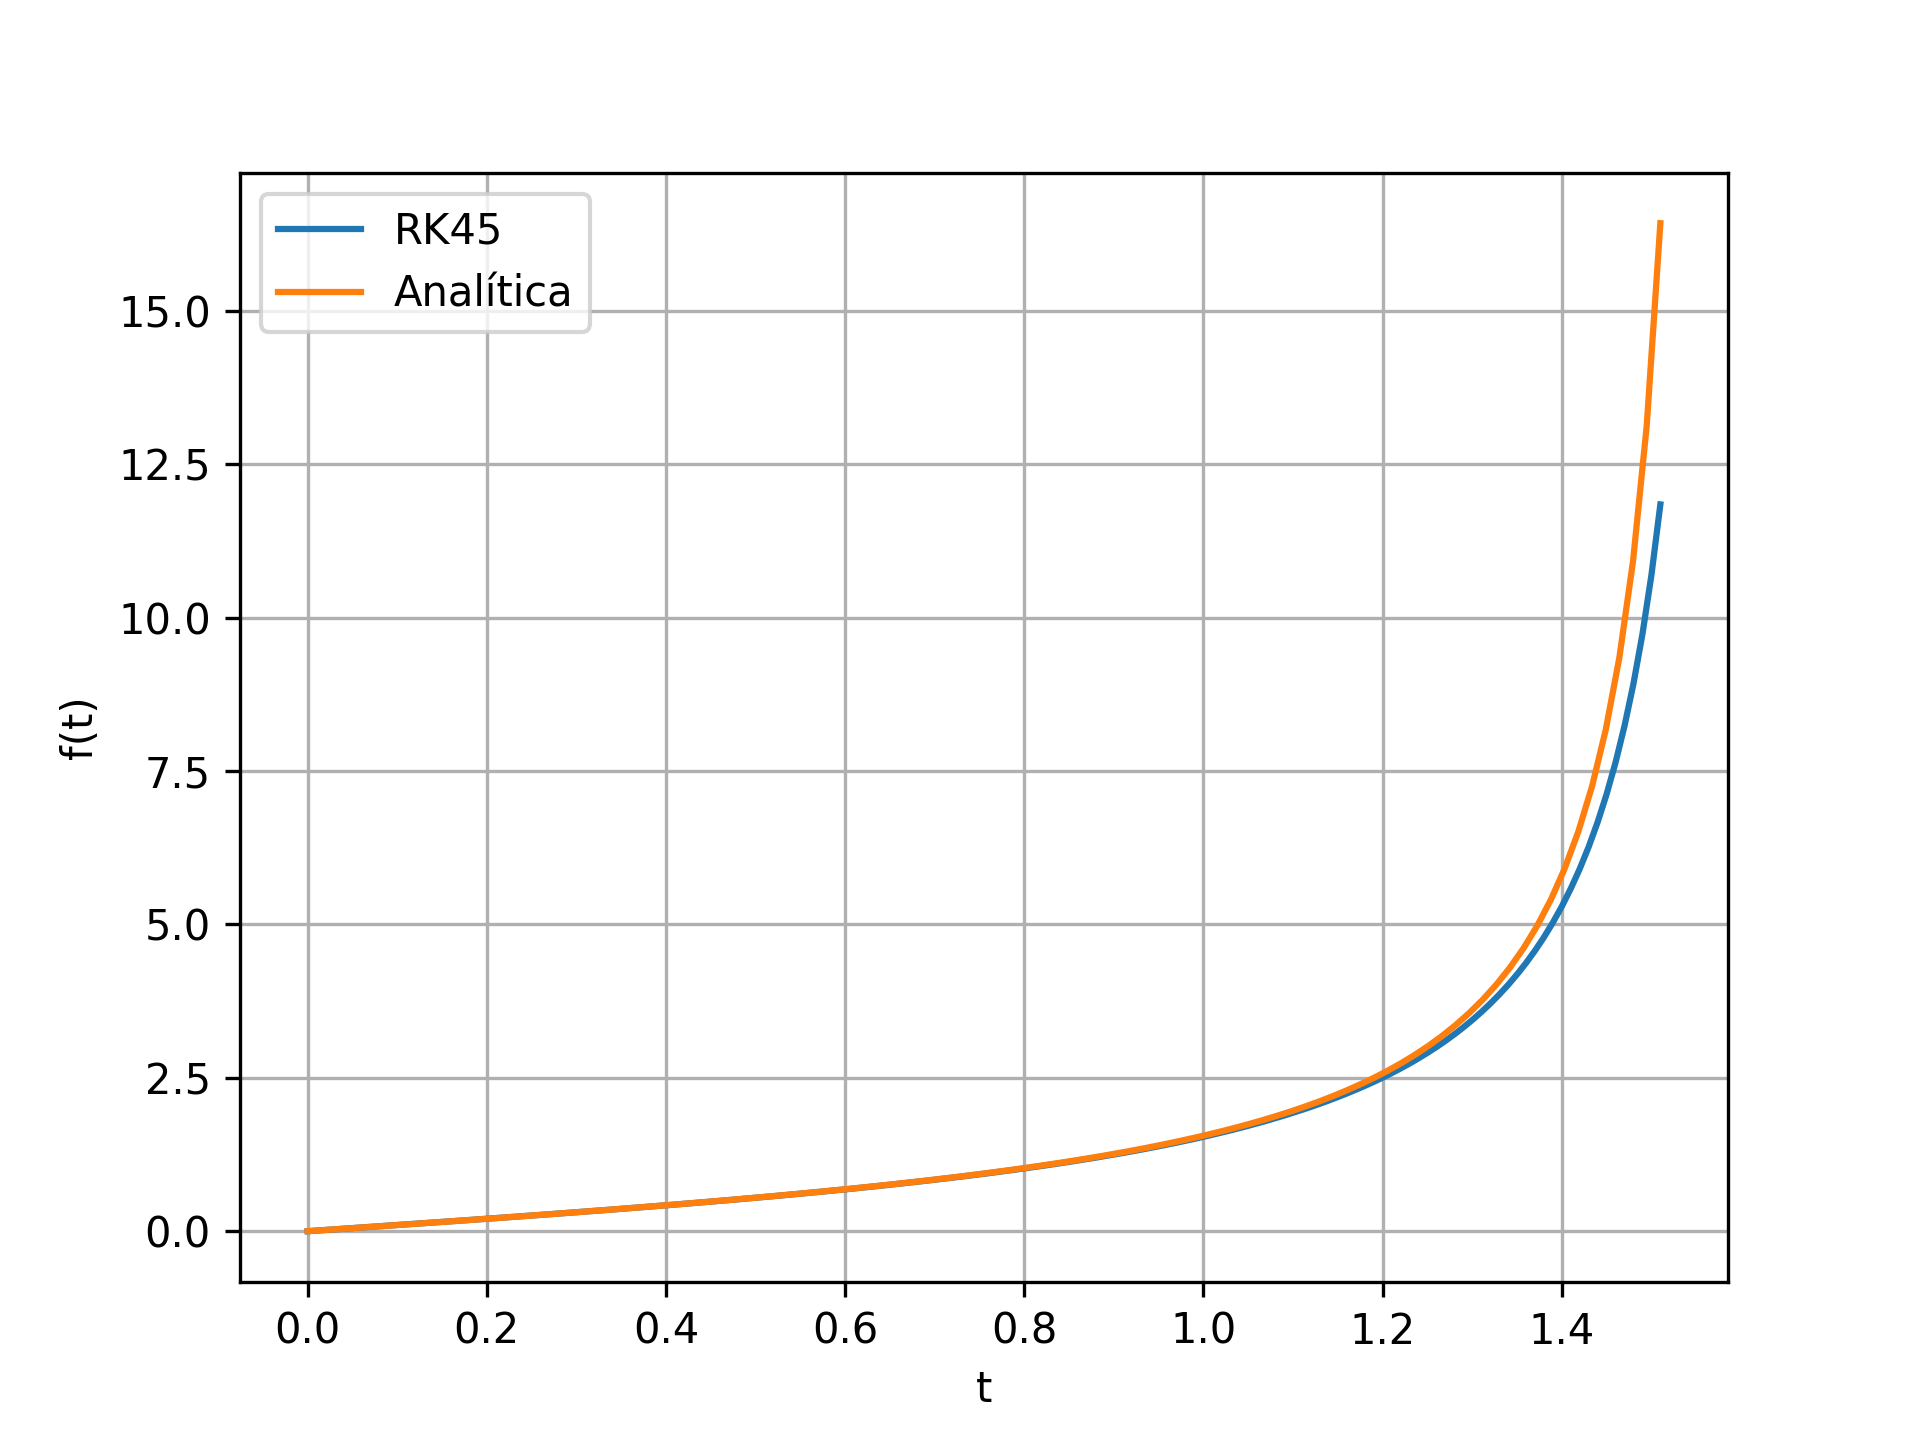

The script that saved this image:
'''
Use o método RK45 com passo variável para resolver o problema:

dx/dt = 1 + x^2 ;  x(0)=0

Use uma tolerância de 10^{-5} para o controle do erro.

Coloque em uma tabela os resultados para o tempo, o valor resultante com a integração RK45, a solução exata e o erro
com relação a solução exata.

Note que a solução diverge em \pi/2, portanto use um tempo final menor do que este valor.

'''
import numpy as np
import matplotlib.pyplot as plt


def passovarRK5(x0, tf, dt, tol):
    df = lambda x: 1 + x**2
    xs = [x0]
    ts = [0]
    for t in np.arange(dt, tf+dt, dt):
        ts.append(t)
        k1 = dt * df(x0)
        k2 = dt * df(x0 + ((k1 * dt)/4))
        k3 = dt * df(x0 + ((3 * dt * k1)/32) + ((9 * dt * k2)/32))
        k4 = dt * df(x0 + ((1932 * dt * k1)/2197) - ((7200 * dt * k2)/2197) + ((7296 * dt * k3)/2197))
        k5 = dt * df(x0 + ((439 * dt * k1)/216) - (8 * dt * k2) + ((3680 * dt * k3)/513) - ((845 * dt * k4)/4104))
        k6 = dt * df(x0 - ((8 * dt * k1)/27) + (2 * dt * k2) - ((3544 * dt * k3)/2565) + ((1859 * dt * k4)/4104) - ((11 * dt * k5)/40))

        x5, x6 = x0, x0

        x5 = x5 + ((25 * k1)/216) + ((1408 * k3)/2565) + ((2197 * k4)/4101) - (k5/5)
        x6 = x6 + ((16 * k1)/135) + ((6656 * k3)/12825) + ((28561 * k4)/56430) - ((9 * k5)/50) + ((2 * k6)/55)

        dtnovo = dt*(tol/(abs(x5 - x6)))**(1/6)
        if dtnovo > 2 * dt:
            dt = 2 * dt
        if dtnovo < dt / 2:
            dt = dt / 2
        x0 = x5
        xs.append(x0)
    return ts, xs


x0 = 0
tf = 1.51
tol = 1e-5
dt = 0.01

t = np.linspace(0, tf, 100)
fx = np.tan(t)

plt.plot(passovarRK5(x0, tf, dt, tol)[0], passovarRK5(x0, tf, dt, tol)[1], label='RK45')
plt.plot(t, fx, label='Analítica')
plt.grid()
plt.legend()
plt.xlabel('t')
plt.ylabel('f(t)')
plt.savefig('passovarRK5.png', dpi=300)

tt = np.array(passovarRK5(x0, tf, dt, tol)[0])
ft = np.array(passovarRK5(x0, tf, dt, tol)[1])
fan = np.tan(tt)
err = abs(ft - fan)

print(f'|t   |RK45   |Exata  |Erro')
for tmp, rk, an, er in zip(tt, ft, fan, err):
    print(f'|{tmp:.2f}|{rk:<7.3f}|{an:<7.3f}|{er:.3f}')


